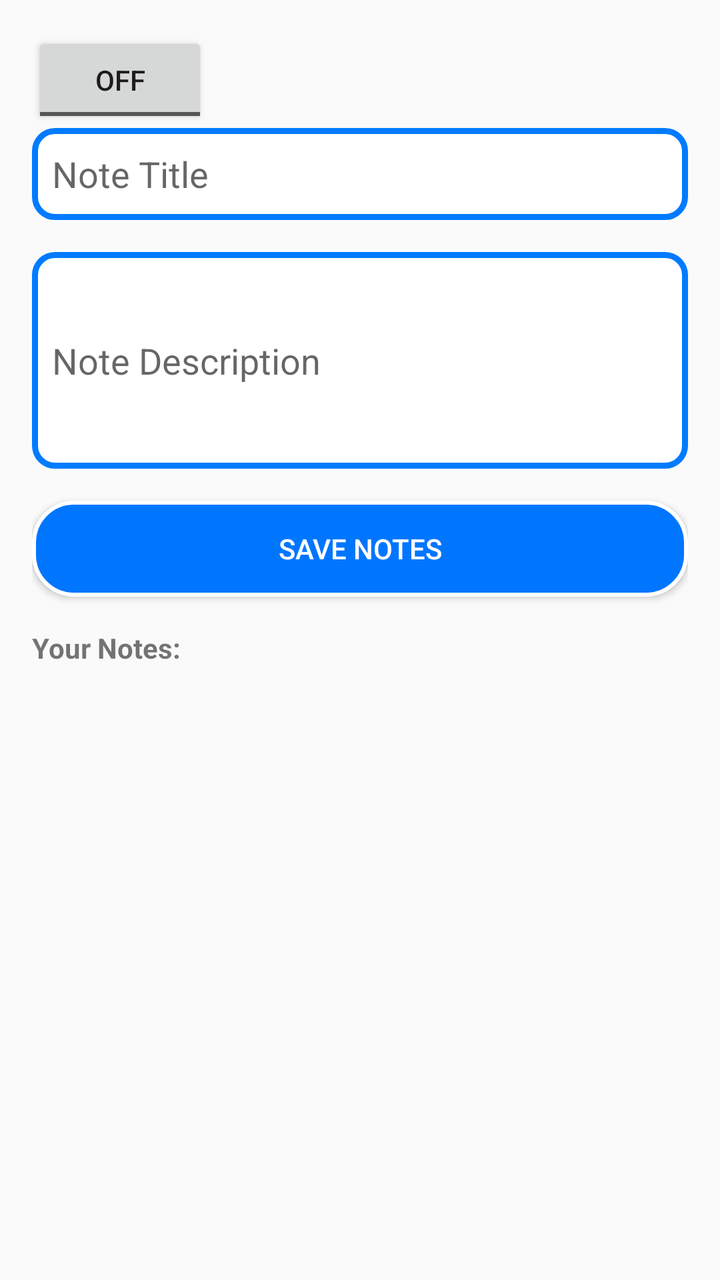
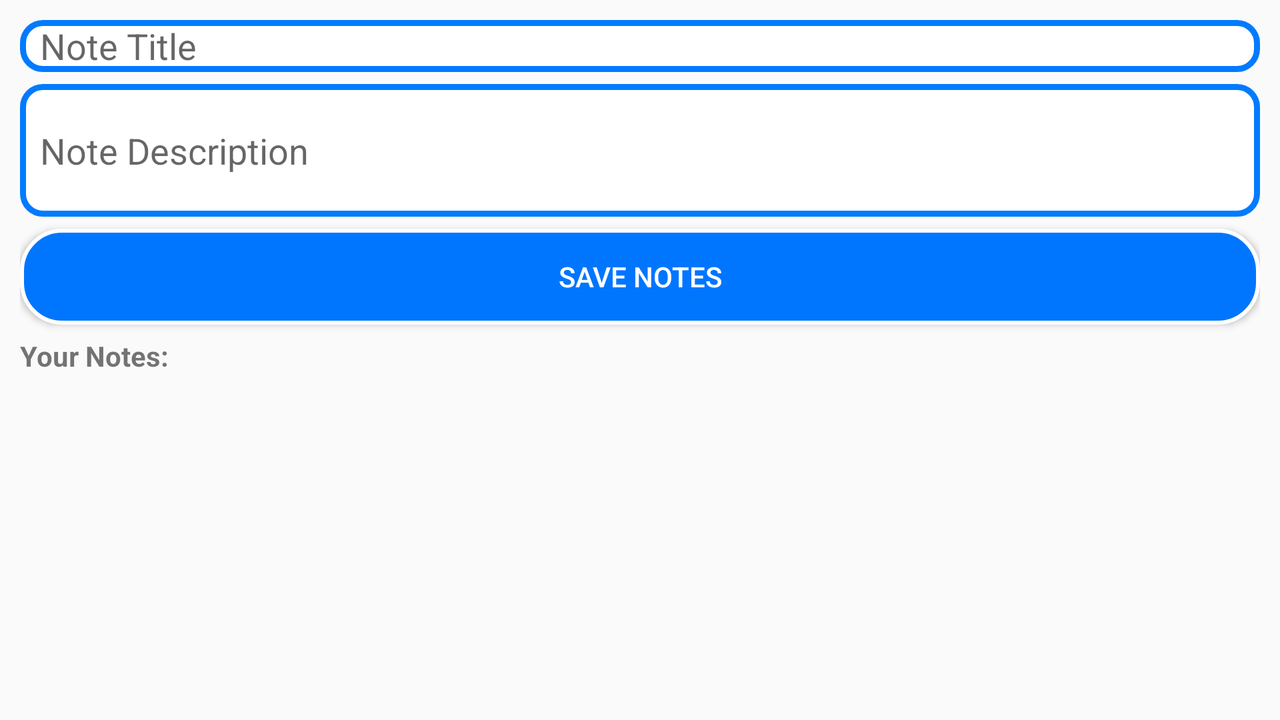

Two renders of one Android screen. The first uses the default layout on a phone; the second uses the alternative layout the repository ships for a different screen configuration, on a matching device. The two XML files are below.
<!-- AndroidManifest.xml: application theme AppTheme.Light -->
<!-- res/layout/activity_main.xml -->
<?xml version="1.0" encoding="utf-8"?>
<LinearLayout xmlns:android="http://schemas.android.com/apk/res/android"
    xmlns:app="http://schemas.android.com/apk/res-auto"
    xmlns:tools="http://schemas.android.com/tools"
    android:layout_width="match_parent"
    android:layout_height="match_parent"
    android:orientation="vertical"
    android:padding="16dp"
    tools:context=".MainActivity">

    <ToggleButton
        android:id="@+id/toggleButton"
        android:layout_width="wrap_content"
        android:layout_height="wrap_content"
        android:text="Dark Mode"
        android:layout_marginTop="0dp"
        />
    <EditText
        android:id="@+id/titleEditText"
        android:layout_width="match_parent"
        android:background="@drawable/edittext_bg"
        android:layout_height="46dp"
        android:paddingLeft="10dp"
        android:textColor="@color/black"
        android:hint="Note Title"/>
    
    <EditText
        android:id="@+id/contentEditText"
        android:layout_width="match_parent"
        android:layout_height="wrap_content"
        android:paddingLeft="10dp"
        android:paddingRight="10dp"
        android:background="@drawable/edittext_bg"
        android:textColor="@color/black"
        android:layout_marginTop="16dp"
        android:inputType="textMultiLine"
        android:minLines="5"
        android:hint="Note Description"
        />

   <androidx.appcompat.widget.AppCompatButton
        android:id="@+id/saveButton"
        android:layout_width="match_parent"
        android:layout_height="wrap_content"
        android:layout_marginTop="16dp"
        android:text="Save Notes"
        android:textColor="@color/white"
        android:background="@drawable/btn_bg"
        />
    
    <TextView
        android:id="@+id/noteTextViews"
        android:layout_width="match_parent"
        android:layout_height="18dp"
        android:text="Your Notes:"
        android:layout_marginTop="16dp"
        android:textStyle="bold"/>

    <ScrollView
        android:layout_width="match_parent"
        android:layout_height="0dp"
        android:layout_weight="1"
        android:layout_marginTop="5dp">

    <LinearLayout
        android:id="@+id/notesContainer"
        android:layout_width="match_parent"
        android:layout_height="wrap_content"
        android:layout_marginTop="5dp"
        android:orientation="vertical"/>

    </ScrollView>



</LinearLayout>
<!-- resources referenced by this layout -->
<resources>
  <color name="black">#FF000000</color>
  <color name="white">#FFFFFFFF</color>
  <!-- drawable btn_bg (drawable) -->
  <?xml version="1.0" encoding="utf-8"?>
  <shape xmlns:android="http://schemas.android.com/apk/res/android">
  
      <solid
          android:color="#0076FF"/>
      <stroke
          android:color="#FFFFFF"
          android:width="2dp"/>
      <corners
          android:radius="20dp"/>
  </shape>
  <!-- drawable edittext_bg (drawable) -->
  <?xml version="1.0" encoding="utf-8"?>
  <shape xmlns:android="http://schemas.android.com/apk/res/android">
  
      <corners
          android:radius="10dp"/>
      <solid
          android:color="#FFFFFF"/>
      <stroke
          android:width="3dp"
          android:color="#007BFF"/>
  </shape>
  <style name="AppTheme.Light" parent="Theme.AppCompat.Light">
          
          <item name="colorPrimary">#FFFFFF</item>
          <item name="colorPrimaryDark">@color/white</item>
          <item name="colorAccent">@color/colorAccentLight</item>
          
      </style>
  <color name="colorAccentLight">#FF4081</color>
</resources>
<!-- res/layout-land/activity_main.xml (the repository's variant of the layout above) -->
<!-- drawn on the phone turned sideways -->
<?xml version="1.0" encoding="utf-8"?>
<LinearLayout xmlns:android="http://schemas.android.com/apk/res/android"
    xmlns:app="http://schemas.android.com/apk/res-auto"
    xmlns:tools="http://schemas.android.com/tools"
    android:layout_width="match_parent"
    android:layout_height="match_parent"
    android:orientation="vertical"
    android:padding="10dp"
    tools:context=".MainActivity">

    <EditText
        android:id="@+id/titleEditText"
        android:layout_width="match_parent"
        android:background="@drawable/edittext_bg"
        android:layout_height="26dp"
        android:paddingLeft="10dp"
        android:textColor="@color/black"
        android:hint="Note Title"/>
    
    <EditText
        android:id="@+id/contentEditText"
        android:layout_width="match_parent"
        android:layout_height="wrap_content"
        android:paddingLeft="10dp"
        android:paddingRight="10dp"
        android:background="@drawable/edittext_bg"
        android:textColor="@color/black"
        android:layout_marginTop="6dp"
        android:inputType="textMultiLine"
        android:minLines="3"
        android:hint="Note Description"
        />

   <androidx.appcompat.widget.AppCompatButton
        android:id="@+id/saveButton"
        android:layout_width="match_parent"
        android:layout_height="wrap_content"
        android:layout_marginTop="6dp"
        android:text="Save Notes"
        android:textColor="@color/white"
        android:background="@drawable/btn_bg"
        />
    
    <TextView
        android:id="@+id/noteTextViews"
        android:layout_width="match_parent"
        android:layout_height="18dp"
        android:text="Your Notes:"
        android:layout_marginTop="6dp"
        android:textStyle="bold"/>

    <ScrollView
        android:layout_width="match_parent"
        android:layout_height="0dp"
        android:layout_weight="1"
        android:layout_marginTop="5dp">

    <LinearLayout
        android:id="@+id/notesContainer"
        android:layout_width="match_parent"
        android:layout_height="wrap_content"
        android:layout_marginTop="5dp"
        android:orientation="vertical"/>

    </ScrollView>



</LinearLayout>
